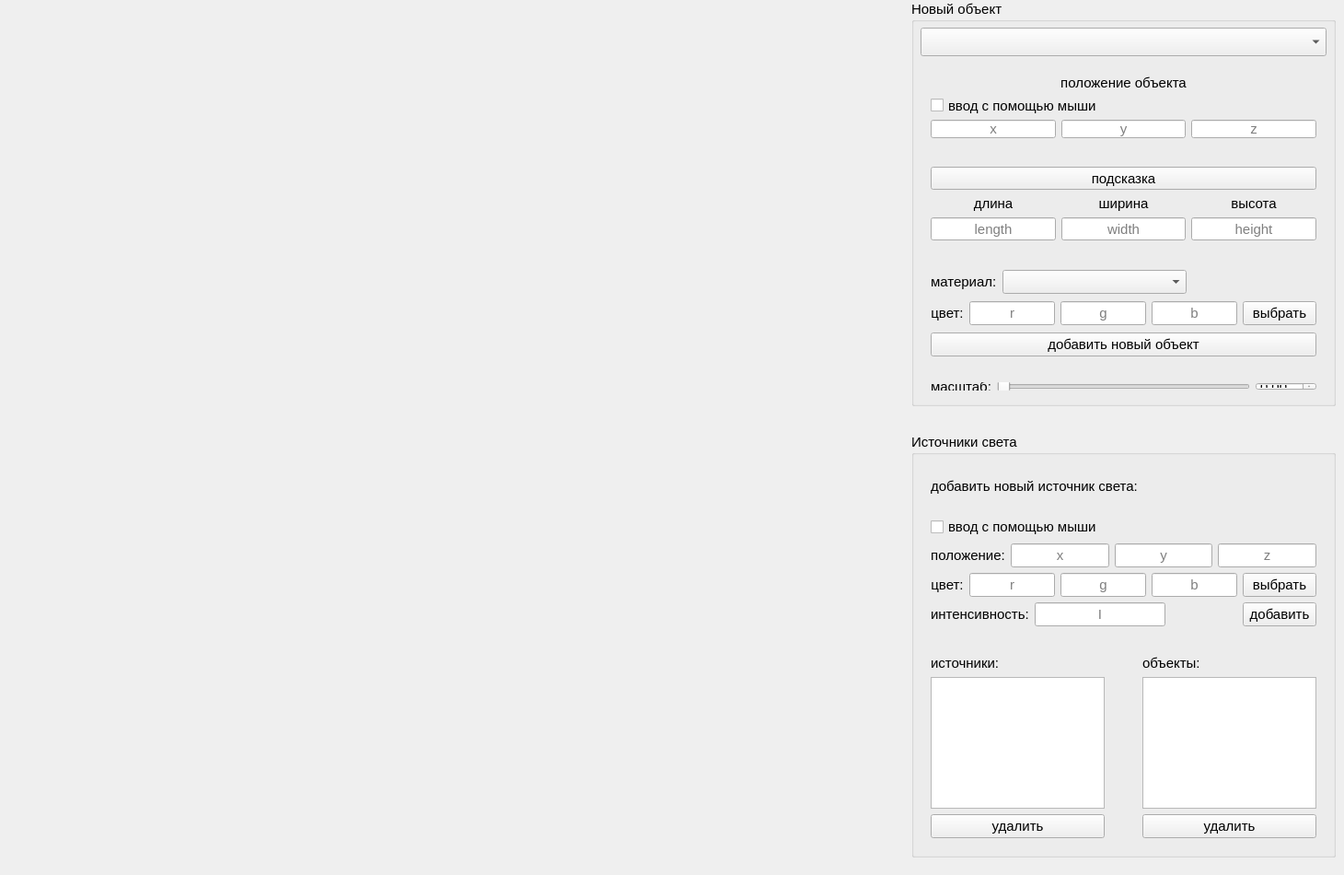
<?xml version="1.0" encoding="UTF-8"?>
<ui version="4.0">
 <class>MainWindow</class>
 <widget class="QMainWindow" name="MainWindow">
  <property name="geometry">
   <rect>
    <x>0</x>
    <y>0</y>
    <width>1460</width>
    <height>950</height>
   </rect>
  </property>
  <property name="minimumSize">
   <size>
    <width>1003</width>
    <height>950</height>
   </size>
  </property>
  <property name="windowTitle">
   <string>MainWindow</string>
  </property>
  <widget class="QWidget" name="centralWidget">
   <widget class="QWidget" name="draw_widget" native="true">
    <property name="geometry">
     <rect>
      <x>10</x>
      <y>10</y>
      <width>961</width>
      <height>921</height>
     </rect>
    </property>
    <property name="sizePolicy">
     <sizepolicy hsizetype="Preferred" vsizetype="Preferred">
      <horstretch>0</horstretch>
      <verstretch>0</verstretch>
     </sizepolicy>
    </property>
    <property name="minimumSize">
     <size>
      <width>961</width>
      <height>921</height>
     </size>
    </property>
   </widget>
   <widget class="QGroupBox" name="groupBox">
    <property name="geometry">
     <rect>
      <x>990</x>
      <y>0</y>
      <width>461</width>
      <height>441</height>
     </rect>
    </property>
    <property name="font">
     <font>
      <pointsize>11</pointsize>
     </font>
    </property>
    <property name="title">
     <string>Новый объект</string>
    </property>
    <widget class="QComboBox" name="object_comboBox">
     <property name="geometry">
      <rect>
       <x>10</x>
       <y>30</y>
       <width>441</width>
       <height>31</height>
      </rect>
     </property>
     <property name="font">
      <font>
       <pointsize>11</pointsize>
      </font>
     </property>
    </widget>
    <widget class="QStackedWidget" name="stackedWidget">
     <property name="geometry">
      <rect>
       <x>10</x>
       <y>160</y>
       <width>441</width>
       <height>111</height>
      </rect>
     </property>
     <property name="font">
      <font>
       <pointsize>10</pointsize>
      </font>
     </property>
     <property name="currentIndex">
      <number>1</number>
     </property>
     <widget class="QWidget" name="sphere">
      <widget class="QWidget" name="verticalLayoutWidget_3">
       <property name="geometry">
        <rect>
         <x>0</x>
         <y>11</y>
         <width>441</width>
         <height>101</height>
        </rect>
       </property>
       <layout class="QVBoxLayout" name="verticalLayout_3">
        <item>
         <widget class="QPushButton" name="sphere_pos_pushButton">
          <property name="font">
           <font>
            <pointsize>11</pointsize>
           </font>
          </property>
          <property name="text">
           <string>подсказка</string>
          </property>
         </widget>
        </item>
        <item>
         <layout class="QHBoxLayout" name="horizontalLayout_3" stretch="0,0,0">
          <property name="spacing">
           <number>6</number>
          </property>
          <property name="sizeConstraint">
           <enum>QLayout::SetDefaultConstraint</enum>
          </property>
          <item>
           <widget class="QLabel" name="label_2">
            <property name="font">
             <font>
              <pointsize>11</pointsize>
             </font>
            </property>
            <property name="text">
             <string>радиус</string>
            </property>
            <property name="alignment">
             <set>Qt::AlignCenter</set>
            </property>
           </widget>
          </item>
          <item>
           <widget class="QLineEdit" name="sphere_radius">
            <property name="font">
             <font>
              <pointsize>11</pointsize>
             </font>
            </property>
            <property name="alignment">
             <set>Qt::AlignCenter</set>
            </property>
            <property name="placeholderText">
             <string>R</string>
            </property>
           </widget>
          </item>
          <item>
           <spacer name="horizontalSpacer">
            <property name="orientation">
             <enum>Qt::Horizontal</enum>
            </property>
            <property name="sizeHint" stdset="0">
             <size>
              <width>118</width>
              <height>56</height>
             </size>
            </property>
           </spacer>
          </item>
         </layout>
        </item>
       </layout>
      </widget>
     </widget>
     <widget class="QWidget" name="box">
      <widget class="QWidget" name="verticalLayoutWidget">
       <property name="geometry">
        <rect>
         <x>0</x>
         <y>10</y>
         <width>441</width>
         <height>101</height>
        </rect>
       </property>
       <layout class="QVBoxLayout" name="verticalLayout">
        <item>
         <widget class="QPushButton" name="box_pos_pushButton">
          <property name="font">
           <font>
            <pointsize>11</pointsize>
           </font>
          </property>
          <property name="text">
           <string>подсказка</string>
          </property>
         </widget>
        </item>
        <item>
         <layout class="QHBoxLayout" name="horizontalLayout_6">
          <item>
           <widget class="QLabel" name="label_4">
            <property name="font">
             <font>
              <pointsize>11</pointsize>
             </font>
            </property>
            <property name="text">
             <string>длина</string>
            </property>
            <property name="alignment">
             <set>Qt::AlignCenter</set>
            </property>
           </widget>
          </item>
          <item>
           <widget class="QLabel" name="label_5">
            <property name="font">
             <font>
              <pointsize>11</pointsize>
             </font>
            </property>
            <property name="text">
             <string>ширина</string>
            </property>
            <property name="alignment">
             <set>Qt::AlignCenter</set>
            </property>
           </widget>
          </item>
          <item>
           <widget class="QLabel" name="label_6">
            <property name="font">
             <font>
              <pointsize>11</pointsize>
             </font>
            </property>
            <property name="text">
             <string>высота</string>
            </property>
            <property name="alignment">
             <set>Qt::AlignCenter</set>
            </property>
           </widget>
          </item>
         </layout>
        </item>
        <item>
         <layout class="QHBoxLayout" name="horizontalLayout_5">
          <item>
           <widget class="QLineEdit" name="box_length">
            <property name="font">
             <font>
              <pointsize>11</pointsize>
             </font>
            </property>
            <property name="alignment">
             <set>Qt::AlignCenter</set>
            </property>
            <property name="placeholderText">
             <string>length</string>
            </property>
           </widget>
          </item>
          <item>
           <widget class="QLineEdit" name="box_width">
            <property name="font">
             <font>
              <pointsize>11</pointsize>
             </font>
            </property>
            <property name="alignment">
             <set>Qt::AlignCenter</set>
            </property>
            <property name="placeholderText">
             <string>width</string>
            </property>
           </widget>
          </item>
          <item>
           <widget class="QLineEdit" name="box_height">
            <property name="font">
             <font>
              <pointsize>11</pointsize>
             </font>
            </property>
            <property name="alignment">
             <set>Qt::AlignCenter</set>
            </property>
            <property name="placeholderText">
             <string>height</string>
            </property>
           </widget>
          </item>
         </layout>
        </item>
       </layout>
      </widget>
     </widget>
     <widget class="QWidget" name="pyramid">
      <widget class="QWidget" name="verticalLayoutWidget_2">
       <property name="geometry">
        <rect>
         <x>0</x>
         <y>10</y>
         <width>441</width>
         <height>101</height>
        </rect>
       </property>
       <layout class="QVBoxLayout" name="verticalLayout_2">
        <item>
         <widget class="QPushButton" name="pyramid_pos_pushButton">
          <property name="font">
           <font>
            <pointsize>11</pointsize>
           </font>
          </property>
          <property name="text">
           <string>подсказка</string>
          </property>
         </widget>
        </item>
        <item>
         <layout class="QHBoxLayout" name="horizontalLayout_8">
          <item>
           <widget class="QLabel" name="label_8">
            <property name="font">
             <font>
              <pointsize>11</pointsize>
             </font>
            </property>
            <property name="text">
             <string>сторона основания</string>
            </property>
            <property name="alignment">
             <set>Qt::AlignCenter</set>
            </property>
           </widget>
          </item>
          <item>
           <widget class="QLabel" name="label_9">
            <property name="font">
             <font>
              <pointsize>11</pointsize>
             </font>
            </property>
            <property name="text">
             <string>высота</string>
            </property>
            <property name="alignment">
             <set>Qt::AlignCenter</set>
            </property>
           </widget>
          </item>
         </layout>
        </item>
        <item>
         <layout class="QHBoxLayout" name="horizontalLayout_7">
          <item>
           <widget class="QLineEdit" name="pyramid_a">
            <property name="font">
             <font>
              <pointsize>11</pointsize>
             </font>
            </property>
            <property name="alignment">
             <set>Qt::AlignCenter</set>
            </property>
            <property name="placeholderText">
             <string>a</string>
            </property>
           </widget>
          </item>
          <item>
           <widget class="QLineEdit" name="pyramid_h">
            <property name="font">
             <font>
              <pointsize>11</pointsize>
             </font>
            </property>
            <property name="alignment">
             <set>Qt::AlignCenter</set>
            </property>
            <property name="placeholderText">
             <string>height</string>
            </property>
           </widget>
          </item>
         </layout>
        </item>
       </layout>
      </widget>
     </widget>
     <widget class="QWidget" name="cone">
      <widget class="QWidget" name="verticalLayoutWidget_4">
       <property name="geometry">
        <rect>
         <x>0</x>
         <y>10</y>
         <width>441</width>
         <height>101</height>
        </rect>
       </property>
       <layout class="QVBoxLayout" name="verticalLayout_4">
        <item>
         <widget class="QPushButton" name="cone_pos_pushButton">
          <property name="font">
           <font>
            <pointsize>11</pointsize>
           </font>
          </property>
          <property name="text">
           <string>подсказка</string>
          </property>
         </widget>
        </item>
        <item>
         <layout class="QHBoxLayout" name="horizontalLayout_9">
          <item>
           <widget class="QLabel" name="label_3">
            <property name="font">
             <font>
              <pointsize>11</pointsize>
             </font>
            </property>
            <property name="text">
             <string>радиус</string>
            </property>
            <property name="alignment">
             <set>Qt::AlignCenter</set>
            </property>
           </widget>
          </item>
          <item>
           <widget class="QLabel" name="label_7">
            <property name="font">
             <font>
              <pointsize>11</pointsize>
             </font>
            </property>
            <property name="text">
             <string>высота</string>
            </property>
            <property name="alignment">
             <set>Qt::AlignCenter</set>
            </property>
           </widget>
          </item>
         </layout>
        </item>
        <item>
         <layout class="QHBoxLayout" name="horizontalLayout_4">
          <item>
           <widget class="QLineEdit" name="cone_radius">
            <property name="font">
             <font>
              <pointsize>11</pointsize>
             </font>
            </property>
            <property name="alignment">
             <set>Qt::AlignCenter</set>
            </property>
            <property name="placeholderText">
             <string>R</string>
            </property>
           </widget>
          </item>
          <item>
           <widget class="QLineEdit" name="cone_height">
            <property name="font">
             <font>
              <pointsize>11</pointsize>
             </font>
            </property>
            <property name="alignment">
             <set>Qt::AlignCenter</set>
            </property>
            <property name="placeholderText">
             <string>height</string>
            </property>
           </widget>
          </item>
         </layout>
        </item>
       </layout>
      </widget>
     </widget>
     <widget class="QWidget" name="cylinder">
      <widget class="QWidget" name="verticalLayoutWidget_5">
       <property name="geometry">
        <rect>
         <x>0</x>
         <y>10</y>
         <width>441</width>
         <height>101</height>
        </rect>
       </property>
       <layout class="QVBoxLayout" name="verticalLayout_5">
        <item>
         <widget class="QPushButton" name="cylinder_pos_pushButton">
          <property name="font">
           <font>
            <pointsize>11</pointsize>
           </font>
          </property>
          <property name="text">
           <string>подсказка</string>
          </property>
         </widget>
        </item>
        <item>
         <layout class="QHBoxLayout" name="horizontalLayout_11">
          <item>
           <widget class="QLabel" name="label_10">
            <property name="font">
             <font>
              <pointsize>11</pointsize>
             </font>
            </property>
            <property name="text">
             <string>радиус</string>
            </property>
            <property name="alignment">
             <set>Qt::AlignCenter</set>
            </property>
           </widget>
          </item>
          <item>
           <widget class="QLabel" name="label_11">
            <property name="font">
             <font>
              <pointsize>11</pointsize>
             </font>
            </property>
            <property name="text">
             <string>высота</string>
            </property>
            <property name="alignment">
             <set>Qt::AlignCenter</set>
            </property>
           </widget>
          </item>
         </layout>
        </item>
        <item>
         <layout class="QHBoxLayout" name="horizontalLayout_10">
          <item>
           <widget class="QLineEdit" name="cylinder_radius">
            <property name="font">
             <font>
              <pointsize>11</pointsize>
             </font>
            </property>
            <property name="alignment">
             <set>Qt::AlignCenter</set>
            </property>
            <property name="placeholderText">
             <string>R</string>
            </property>
           </widget>
          </item>
          <item>
           <widget class="QLineEdit" name="cylinder_height">
            <property name="font">
             <font>
              <pointsize>11</pointsize>
             </font>
            </property>
            <property name="alignment">
             <set>Qt::AlignCenter</set>
            </property>
            <property name="placeholderText">
             <string>height</string>
            </property>
           </widget>
          </item>
         </layout>
        </item>
       </layout>
      </widget>
     </widget>
     <widget class="QWidget" name="tori">
      <widget class="QWidget" name="verticalLayoutWidget_6">
       <property name="geometry">
        <rect>
         <x>0</x>
         <y>10</y>
         <width>441</width>
         <height>101</height>
        </rect>
       </property>
       <layout class="QVBoxLayout" name="verticalLayout_6">
        <item>
         <widget class="QPushButton" name="tori_pos_pushButton">
          <property name="font">
           <font>
            <pointsize>11</pointsize>
           </font>
          </property>
          <property name="text">
           <string>подсказка</string>
          </property>
         </widget>
        </item>
        <item>
         <layout class="QHBoxLayout" name="horizontalLayout_13">
          <item>
           <widget class="QLabel" name="label_13">
            <property name="font">
             <font>
              <pointsize>11</pointsize>
             </font>
            </property>
            <property name="text">
             <string>внутренний радиус</string>
            </property>
            <property name="alignment">
             <set>Qt::AlignCenter</set>
            </property>
           </widget>
          </item>
          <item>
           <widget class="QLabel" name="label_12">
            <property name="font">
             <font>
              <pointsize>11</pointsize>
             </font>
            </property>
            <property name="text">
             <string>внешний радиус</string>
            </property>
            <property name="alignment">
             <set>Qt::AlignCenter</set>
            </property>
           </widget>
          </item>
         </layout>
        </item>
        <item>
         <layout class="QHBoxLayout" name="horizontalLayout_12">
          <item>
           <widget class="QLineEdit" name="tori_inner_radius">
            <property name="font">
             <font>
              <pointsize>11</pointsize>
             </font>
            </property>
            <property name="alignment">
             <set>Qt::AlignCenter</set>
            </property>
            <property name="placeholderText">
             <string>a</string>
            </property>
           </widget>
          </item>
          <item>
           <widget class="QLineEdit" name="tori_outer_radius">
            <property name="font">
             <font>
              <pointsize>11</pointsize>
             </font>
            </property>
            <property name="alignment">
             <set>Qt::AlignCenter</set>
            </property>
            <property name="placeholderText">
             <string>b</string>
            </property>
           </widget>
          </item>
         </layout>
        </item>
       </layout>
      </widget>
     </widget>
    </widget>
    <widget class="QWidget" name="verticalLayoutWidget_9">
     <property name="geometry">
      <rect>
       <x>10</x>
       <y>280</y>
       <width>441</width>
       <height>121</height>
      </rect>
     </property>
     <layout class="QVBoxLayout" name="verticalLayout_9">
      <item>
       <layout class="QHBoxLayout" name="horizontalLayout_14">
        <item>
         <widget class="QLabel" name="label_14">
          <property name="font">
           <font>
            <pointsize>11</pointsize>
           </font>
          </property>
          <property name="text">
           <string>материал:</string>
          </property>
         </widget>
        </item>
        <item>
         <widget class="QComboBox" name="matherial_comboBox">
          <property name="minimumSize">
           <size>
            <width>200</width>
            <height>0</height>
           </size>
          </property>
          <property name="font">
           <font>
            <pointsize>11</pointsize>
           </font>
          </property>
         </widget>
        </item>
        <item>
         <spacer name="horizontalSpacer_3">
          <property name="orientation">
           <enum>Qt::Horizontal</enum>
          </property>
          <property name="sizeHint" stdset="0">
           <size>
            <width>40</width>
            <height>20</height>
           </size>
          </property>
         </spacer>
        </item>
       </layout>
      </item>
      <item>
       <layout class="QHBoxLayout" name="horizontalLayout_19">
        <item>
         <widget class="QLabel" name="label_21">
          <property name="font">
           <font>
            <pointsize>11</pointsize>
           </font>
          </property>
          <property name="text">
           <string>цвет:</string>
          </property>
          <property name="alignment">
           <set>Qt::AlignCenter</set>
          </property>
         </widget>
        </item>
        <item>
         <widget class="QLineEdit" name="object_r">
          <property name="enabled">
           <bool>true</bool>
          </property>
          <property name="font">
           <font>
            <pointsize>11</pointsize>
           </font>
          </property>
          <property name="text">
           <string/>
          </property>
          <property name="alignment">
           <set>Qt::AlignCenter</set>
          </property>
          <property name="placeholderText">
           <string>r</string>
          </property>
         </widget>
        </item>
        <item>
         <widget class="QLineEdit" name="object_g">
          <property name="font">
           <font>
            <pointsize>11</pointsize>
           </font>
          </property>
          <property name="text">
           <string/>
          </property>
          <property name="alignment">
           <set>Qt::AlignCenter</set>
          </property>
          <property name="placeholderText">
           <string>g</string>
          </property>
         </widget>
        </item>
        <item>
         <widget class="QLineEdit" name="object_b">
          <property name="font">
           <font>
            <pointsize>11</pointsize>
           </font>
          </property>
          <property name="text">
           <string/>
          </property>
          <property name="alignment">
           <set>Qt::AlignCenter</set>
          </property>
          <property name="placeholderText">
           <string>b</string>
          </property>
         </widget>
        </item>
        <item>
         <widget class="QPushButton" name="choose_color_pushButton">
          <property name="enabled">
           <bool>true</bool>
          </property>
          <property name="sizePolicy">
           <sizepolicy hsizetype="Fixed" vsizetype="Fixed">
            <horstretch>0</horstretch>
            <verstretch>0</verstretch>
           </sizepolicy>
          </property>
          <property name="minimumSize">
           <size>
            <width>0</width>
            <height>0</height>
           </size>
          </property>
          <property name="text">
           <string>выбрать</string>
          </property>
         </widget>
        </item>
       </layout>
      </item>
      <item>
       <widget class="QPushButton" name="obj_add_pushButton">
        <property name="font">
         <font>
          <pointsize>11</pointsize>
         </font>
        </property>
        <property name="text">
         <string>добавить новый объект</string>
        </property>
       </widget>
      </item>
     </layout>
    </widget>
    <widget class="QWidget" name="verticalLayoutWidget_11">
     <property name="geometry">
      <rect>
       <x>10</x>
       <y>70</y>
       <width>441</width>
       <height>91</height>
      </rect>
     </property>
     <layout class="QVBoxLayout" name="verticalLayout_11">
      <item>
       <widget class="QLabel" name="label">
        <property name="font">
         <font>
          <pointsize>11</pointsize>
         </font>
        </property>
        <property name="text">
         <string>положение объекта</string>
        </property>
        <property name="alignment">
         <set>Qt::AlignCenter</set>
        </property>
       </widget>
      </item>
      <item>
       <layout class="QHBoxLayout" name="horizontalLayout">
        <item>
         <widget class="QCheckBox" name="mouse_obj_checkBox">
          <property name="text">
           <string>ввод с помощью мыши</string>
          </property>
         </widget>
        </item>
       </layout>
      </item>
      <item>
       <layout class="QHBoxLayout" name="horizontalLayout_2">
        <item>
         <widget class="QLineEdit" name="x_pos">
          <property name="enabled">
           <bool>true</bool>
          </property>
          <property name="font">
           <font>
            <pointsize>11</pointsize>
           </font>
          </property>
          <property name="alignment">
           <set>Qt::AlignCenter</set>
          </property>
          <property name="placeholderText">
           <string>x</string>
          </property>
         </widget>
        </item>
        <item>
         <widget class="QLineEdit" name="y_pos">
          <property name="font">
           <font>
            <pointsize>11</pointsize>
           </font>
          </property>
          <property name="alignment">
           <set>Qt::AlignCenter</set>
          </property>
          <property name="placeholderText">
           <string>y</string>
          </property>
         </widget>
        </item>
        <item>
         <widget class="QLineEdit" name="z_pos">
          <property name="font">
           <font>
            <pointsize>11</pointsize>
           </font>
          </property>
          <property name="alignment">
           <set>Qt::AlignCenter</set>
          </property>
          <property name="placeholderText">
           <string>z</string>
          </property>
         </widget>
        </item>
       </layout>
      </item>
     </layout>
    </widget>
    <widget class="QWidget" name="horizontalLayoutWidget_3">
     <property name="geometry">
      <rect>
       <x>10</x>
       <y>404</y>
       <width>441</width>
       <height>31</height>
      </rect>
     </property>
     <layout class="QHBoxLayout" name="horizontalLayout_20">
      <item>
       <widget class="QLabel" name="label_22">
        <property name="text">
         <string>масштаб:</string>
        </property>
       </widget>
      </item>
      <item>
       <widget class="QSlider" name="horizontalSlider">
        <property name="orientation">
         <enum>Qt::Horizontal</enum>
        </property>
       </widget>
      </item>
      <item>
       <widget class="QDoubleSpinBox" name="doubleSpinBox"/>
      </item>
     </layout>
    </widget>
   </widget>
   <widget class="QGroupBox" name="groupBox_2">
    <property name="geometry">
     <rect>
      <x>990</x>
      <y>470</y>
      <width>461</width>
      <height>461</height>
     </rect>
    </property>
    <property name="font">
     <font>
      <pointsize>11</pointsize>
     </font>
    </property>
    <property name="title">
     <string>Источники света</string>
    </property>
    <widget class="QWidget" name="verticalLayoutWidget_8">
     <property name="geometry">
      <rect>
       <x>10</x>
       <y>20</y>
       <width>441</width>
       <height>201</height>
      </rect>
     </property>
     <layout class="QVBoxLayout" name="verticalLayout_8">
      <item>
       <widget class="QLabel" name="label_16">
        <property name="font">
         <font>
          <pointsize>11</pointsize>
         </font>
        </property>
        <property name="text">
         <string>добавить новый источник света:</string>
        </property>
       </widget>
      </item>
      <item>
       <layout class="QHBoxLayout" name="horizontalLayout_18">
        <item>
         <widget class="QCheckBox" name="mouse_light_checkBox">
          <property name="text">
           <string>ввод с помощью мыши</string>
          </property>
         </widget>
        </item>
       </layout>
      </item>
      <item>
       <layout class="QHBoxLayout" name="horizontalLayout_15">
        <item>
         <widget class="QLabel" name="label_17">
          <property name="font">
           <font>
            <pointsize>11</pointsize>
           </font>
          </property>
          <property name="text">
           <string>положение:</string>
          </property>
          <property name="alignment">
           <set>Qt::AlignCenter</set>
          </property>
         </widget>
        </item>
        <item>
         <widget class="QLineEdit" name="light_x_pos">
          <property name="enabled">
           <bool>true</bool>
          </property>
          <property name="font">
           <font>
            <pointsize>11</pointsize>
           </font>
          </property>
          <property name="alignment">
           <set>Qt::AlignCenter</set>
          </property>
          <property name="placeholderText">
           <string>x</string>
          </property>
         </widget>
        </item>
        <item>
         <widget class="QLineEdit" name="light_y_pos">
          <property name="font">
           <font>
            <pointsize>11</pointsize>
           </font>
          </property>
          <property name="alignment">
           <set>Qt::AlignCenter</set>
          </property>
          <property name="placeholderText">
           <string>y</string>
          </property>
         </widget>
        </item>
        <item>
         <widget class="QLineEdit" name="light_z_pos">
          <property name="font">
           <font>
            <pointsize>11</pointsize>
           </font>
          </property>
          <property name="alignment">
           <set>Qt::AlignCenter</set>
          </property>
          <property name="placeholderText">
           <string>z</string>
          </property>
         </widget>
        </item>
       </layout>
      </item>
      <item>
       <layout class="QHBoxLayout" name="horizontalLayout_16">
        <item>
         <widget class="QLabel" name="label_18">
          <property name="font">
           <font>
            <pointsize>11</pointsize>
           </font>
          </property>
          <property name="text">
           <string>цвет:</string>
          </property>
          <property name="alignment">
           <set>Qt::AlignCenter</set>
          </property>
         </widget>
        </item>
        <item>
         <widget class="QLineEdit" name="light_r">
          <property name="enabled">
           <bool>true</bool>
          </property>
          <property name="font">
           <font>
            <pointsize>11</pointsize>
           </font>
          </property>
          <property name="text">
           <string/>
          </property>
          <property name="alignment">
           <set>Qt::AlignCenter</set>
          </property>
          <property name="placeholderText">
           <string>r</string>
          </property>
         </widget>
        </item>
        <item>
         <widget class="QLineEdit" name="light_g">
          <property name="font">
           <font>
            <pointsize>11</pointsize>
           </font>
          </property>
          <property name="text">
           <string/>
          </property>
          <property name="alignment">
           <set>Qt::AlignCenter</set>
          </property>
          <property name="placeholderText">
           <string>g</string>
          </property>
         </widget>
        </item>
        <item>
         <widget class="QLineEdit" name="light_b">
          <property name="font">
           <font>
            <pointsize>11</pointsize>
           </font>
          </property>
          <property name="text">
           <string/>
          </property>
          <property name="alignment">
           <set>Qt::AlignCenter</set>
          </property>
          <property name="placeholderText">
           <string>b</string>
          </property>
         </widget>
        </item>
        <item>
         <widget class="QPushButton" name="choose_color_pushButton_2">
          <property name="enabled">
           <bool>true</bool>
          </property>
          <property name="sizePolicy">
           <sizepolicy hsizetype="Fixed" vsizetype="Fixed">
            <horstretch>0</horstretch>
            <verstretch>0</verstretch>
           </sizepolicy>
          </property>
          <property name="minimumSize">
           <size>
            <width>0</width>
            <height>0</height>
           </size>
          </property>
          <property name="text">
           <string>выбрать</string>
          </property>
         </widget>
        </item>
       </layout>
      </item>
      <item>
       <layout class="QHBoxLayout" name="horizontalLayout_17">
        <item>
         <widget class="QLabel" name="label_19">
          <property name="font">
           <font>
            <pointsize>11</pointsize>
           </font>
          </property>
          <property name="text">
           <string>интенсивность:</string>
          </property>
         </widget>
        </item>
        <item>
         <widget class="QLineEdit" name="light_intensity">
          <property name="font">
           <font>
            <pointsize>11</pointsize>
           </font>
          </property>
          <property name="alignment">
           <set>Qt::AlignCenter</set>
          </property>
          <property name="placeholderText">
           <string>I</string>
          </property>
         </widget>
        </item>
        <item>
         <spacer name="horizontalSpacer_2">
          <property name="orientation">
           <enum>Qt::Horizontal</enum>
          </property>
          <property name="sizeHint" stdset="0">
           <size>
            <width>40</width>
            <height>20</height>
           </size>
          </property>
         </spacer>
        </item>
        <item>
         <widget class="QPushButton" name="light_add_pushButton">
          <property name="font">
           <font>
            <pointsize>11</pointsize>
           </font>
          </property>
          <property name="text">
           <string>добавить</string>
          </property>
         </widget>
        </item>
       </layout>
      </item>
     </layout>
    </widget>
    <widget class="QWidget" name="verticalLayoutWidget_10">
     <property name="geometry">
      <rect>
       <x>240</x>
       <y>230</y>
       <width>211</width>
       <height>221</height>
      </rect>
     </property>
     <layout class="QVBoxLayout" name="verticalLayout_10">
      <item>
       <widget class="QLabel" name="label_23">
        <property name="font">
         <font>
          <pointsize>11</pointsize>
         </font>
        </property>
        <property name="text">
         <string>объекты:</string>
        </property>
       </widget>
      </item>
      <item>
       <widget class="QListWidget" name="listWidget_2">
        <property name="font">
         <font>
          <pointsize>11</pointsize>
         </font>
        </property>
       </widget>
      </item>
      <item>
       <widget class="QPushButton" name="object_remove_pushButton">
        <property name="font">
         <font>
          <pointsize>11</pointsize>
         </font>
        </property>
        <property name="text">
         <string>удалить</string>
        </property>
       </widget>
      </item>
     </layout>
    </widget>
    <widget class="QWidget" name="verticalLayoutWidget_7">
     <property name="geometry">
      <rect>
       <x>10</x>
       <y>230</y>
       <width>211</width>
       <height>221</height>
      </rect>
     </property>
     <layout class="QVBoxLayout" name="verticalLayout_7">
      <item>
       <widget class="QLabel" name="label_15">
        <property name="font">
         <font>
          <pointsize>11</pointsize>
         </font>
        </property>
        <property name="text">
         <string>источники:</string>
        </property>
       </widget>
      </item>
      <item>
       <widget class="QListWidget" name="listWidget">
        <property name="font">
         <font>
          <pointsize>11</pointsize>
         </font>
        </property>
       </widget>
      </item>
      <item>
       <widget class="QPushButton" name="light_remove_pushButton">
        <property name="font">
         <font>
          <pointsize>11</pointsize>
         </font>
        </property>
        <property name="text">
         <string>удалить</string>
        </property>
       </widget>
      </item>
     </layout>
    </widget>
   </widget>
  </widget>
 </widget>
 <layoutdefault spacing="6" margin="11"/>
 <resources/>
 <connections/>
</ui>
